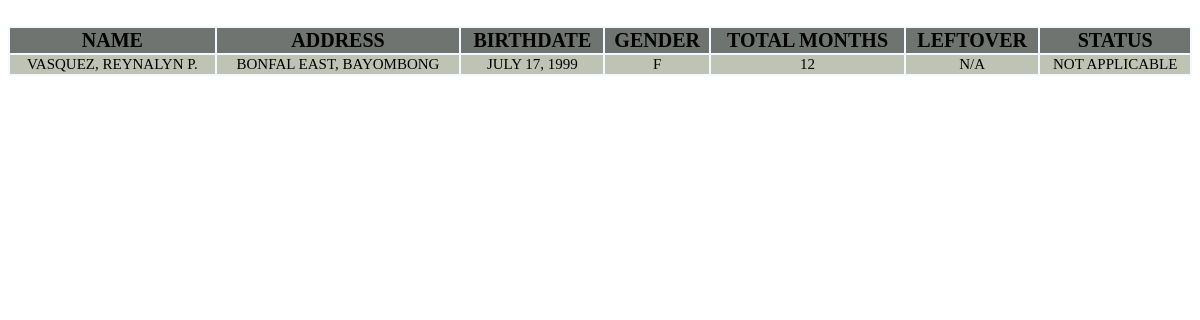
The page /htdocs/GIP/backend-search.php?term=VASQUEZ, REYNALYN P. on the database its author committed.
### tables this page shows
CREATE TABLE `gip_table` (
  `personal_id` int(255) NOT NULL,
  `name` varchar(255) DEFAULT NULL,
  `address` varchar(255) DEFAULT NULL,
  `birth_date` varchar(255) DEFAULT NULL,
  `gender` varchar(255) DEFAULT NULL,
  `office` varchar(255) DEFAULT NULL,
  `contract_number` varchar(255) DEFAULT NULL,
  `start_date` varchar(255) DEFAULT NULL,
  `end_date` varchar(255) DEFAULT NULL,
  `rendered` varchar(255) DEFAULT NULL,
  `total` varchar(255) DEFAULT NULL,
  `leftover` varchar(255) DEFAULT NULL,
  `status` varchar(255) DEFAULT NULL
);

### htdocs/GIP/backend-search.php (the view, shortened to what this page needs)
<!DOCTYPE html>
<html lang="en">
    <head>
        <link rel="stylesheet" href="css/gip.css">
    </head>
    <body>
        <br>
        <div class="container-display">
                <table class="table-display" style="font-size:20px;">
                    <thead class="table-head">
                        <tr>
                            <th>Name</th>
                            <th>Address</th>
                            <th>Birthdate</th>
                            <th>Gender</th>
                            <th>Total Months</th>
                            <th>Leftover</th>
                            <th>Status</th>
                        </tr>
                    <thead>
                    <tbody>
                        <?php
                        $link = mysqli_connect("localhost", "root", "", "gip_database");
                        $searchTerm = $_REQUEST["term"];
                        $sql = "SELECT * FROM gip_table WHERE name LIKE ? OR address LIKE ?";
                        if ($stmt = mysqli_prepare($link, $sql)) {
                        $param_term = "%" . $searchTerm . "%";
                        mysqli_stmt_bind_param($stmt, "ss", $param_term, $param_term);
                        if (mysqli_stmt_execute($stmt)) {
                         $result = mysqli_stmt_get_result($stmt);
                        if (mysqli_num_rows($result) > 0) {
                        while ($row = mysqli_fetch_array($result, MYSQLI_ASSOC)) {
                                            ?>
                        <tr class="table-body" style="font-size:15px;">
                        <td>
                        <a style="color: black; text-decoration: none;" href="gipedit.php?personal_id=<?php echo $row['personal_id']; ?>"><?php echo $row['name']; ?></a>
                        </td>
                        <td><?php echo $row["address"]; ?></td>
                        <td><?php echo $row["birth_date"]; ?></td>
                        <td><?php echo $row["gender"]; ?></td>
                        <td><?php echo $row["total"]; ?></td>
                        <td><?php echo $row["leftover"]; ?></td>
                        <td><?php echo $row["status"]; ?></td>
                        </tr>
                    </tbody>
                        <?php
                        }
                    } else{
                        echo "<p style='font-family: genshin';>No matches found</p>";?>
                        <a type="submit" style="font-family:genshin; padding-bottom: 50px;" href="gipadd.php">&#43; ADD</a>
                    </div>
                    <?php
                    }
                } else{
                    echo "ERROR: Could not able to execute $sql. " . mysqli_error($link);
                }
            }
                        ?>
                </table>
    </div>
    </body>
</html>

### htdocs/GIP/css/gip.css (style rules this page uses)
.container-display { width: 100%; height: 100%; background-color: rgba(240, 248, 255, 0.831); }
.container-display .table-display { font-family: genshin; text-align: center; text-transform: uppercase; width: 100%; height: 100%; }
.container-display .table-display .table-head { background-color: rgb(111, 116, 112); width: 100%; height: 100%; }
.container-display .table-display .table-body { background-color: rgb(190, 195, 180); width: 100%; height: 100%; }

### rows shown on the page
gip_table: name "VASQUEZ, REYNALYN P.", address "BONFAL EAST, BAYOMBONG", birth_date "JULY 17, 1999", gender "F", total "12", leftover "N/A", status "NOT APPLICABLE"
